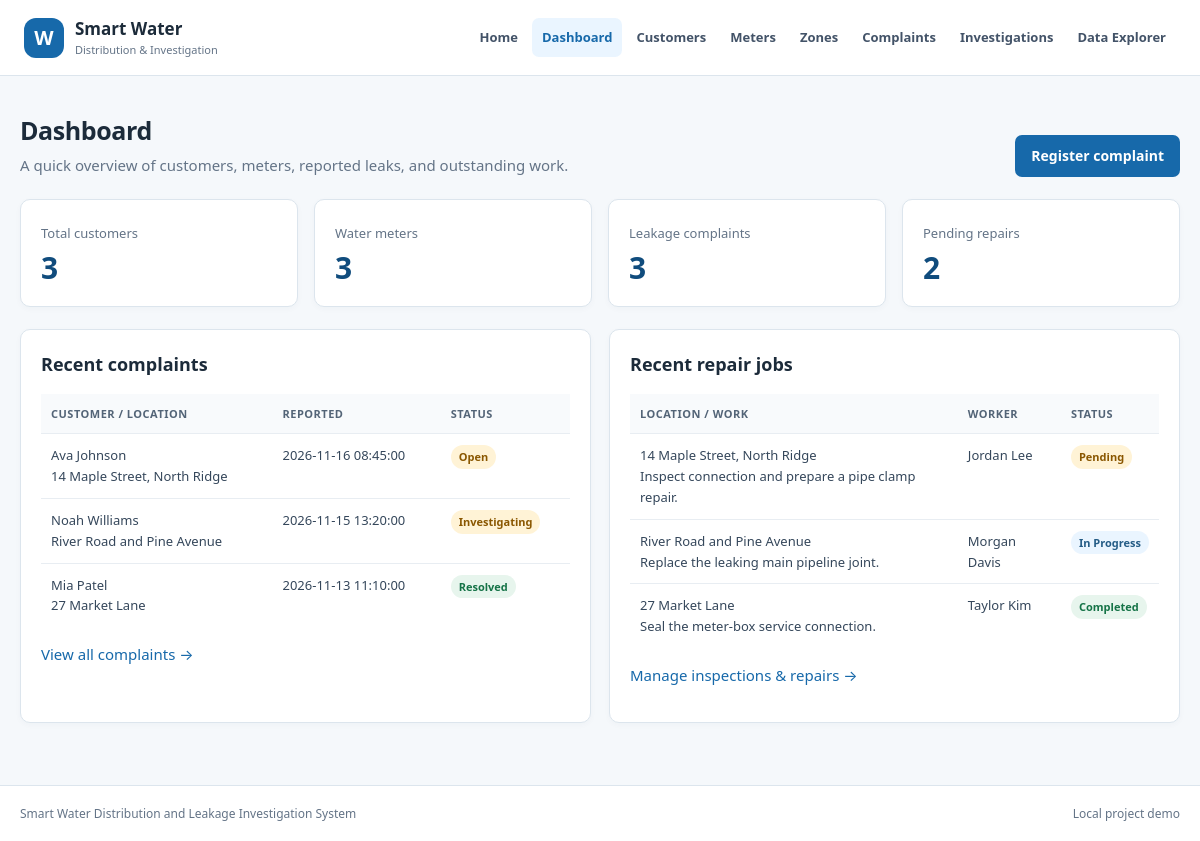
Page /dashboard.php on the committed database.
### tables this page shows
CREATE TABLE IF NOT EXISTS complaints (
    complaint_id INT UNSIGNED AUTO_INCREMENT PRIMARY KEY,
    customer_id INT UNSIGNED NOT NULL,
    zone_id INT UNSIGNED NULL,
    location VARCHAR(255) NOT NULL,
    description TEXT NOT NULL,
    status ENUM('Open', 'Investigating', 'Resolved', 'Closed') NOT NULL DEFAULT 'Open',
    reported_at TIMESTAMP NOT NULL DEFAULT CURRENT_TIMESTAMP,
    CONSTRAINT fk_complaints_customer FOREIGN KEY (customer_id) REFERENCES customers(customer_id)
        ON UPDATE CASCADE ON DELETE CASCADE,
    CONSTRAINT fk_complaints_zone FOREIGN KEY (zone_id) REFERENCES zones(zone_id)
        ON UPDATE CASCADE ON DELETE SET NULL
);

CREATE TABLE IF NOT EXISTS customers (
    customer_id INT UNSIGNED AUTO_INCREMENT PRIMARY KEY,
    full_name VARCHAR(120) NOT NULL,
    email VARCHAR(150) NOT NULL DEFAULT '',
    phone VARCHAR(30) NOT NULL,
    address VARCHAR(255) NOT NULL,
    zone_id INT UNSIGNED NULL,
    created_at TIMESTAMP NOT NULL DEFAULT CURRENT_TIMESTAMP,
    CONSTRAINT fk_customers_zone FOREIGN KEY (zone_id) REFERENCES zones(zone_id)
        ON UPDATE CASCADE ON DELETE SET NULL
);

CREATE TABLE IF NOT EXISTS repair_activities (
    repair_id INT UNSIGNED AUTO_INCREMENT PRIMARY KEY,
    inspection_id INT UNSIGNED NOT NULL,
    worker_name VARCHAR(120) NOT NULL,
    job_description TEXT NOT NULL,
    assigned_at DATETIME NOT NULL DEFAULT CURRENT_TIMESTAMP,
    completed_at DATETIME NULL,
    status ENUM('Pending', 'In Progress', 'Completed') NOT NULL DEFAULT 'Pending',
    notes TEXT NULL,
    CONSTRAINT fk_repairs_inspection FOREIGN KEY (inspection_id) REFERENCES inspections(inspection_id)
        ON UPDATE CASCADE ON DELETE CASCADE
);

### includes/app.php (called while the page is built, shortened)
<?php
function h(string|int|float|null $value): string
{
    return htmlspecialchars((string) $value, ENT_QUOTES, 'UTF-8');
}

### dashboard.php (the view, shortened to what this page needs)
<?php
require_once __DIR__ . '/includes/app.php';
$counts = [
    'customers' => (int) $pdo->query('SELECT COUNT(*) FROM customers')->fetchColumn(),
    'meters' => (int) $pdo->query('SELECT COUNT(*) FROM meters')->fetchColumn(),
    'complaints' => (int) $pdo->query('SELECT COUNT(*) FROM complaints')->fetchColumn(),
    'repairs' => (int) $pdo->query("SELECT COUNT(*) FROM repair_activities WHERE status <> 'Completed'")->fetchColumn(),
];
$recentComplaints = $pdo->query('SELECT cp.complaint_id, cp.location, cp.status, cp.reported_at, c.full_name FROM complaints cp JOIN customers c ON c.customer_id = cp.customer_id ORDER BY cp.reported_at DESC LIMIT 6')->fetchAll();
$recentRepairs = $pdo->query("SELECT r.repair_id, r.worker_name, r.job_description, r.status, cp.location FROM repair_activities r JOIN inspections i ON i.inspection_id = r.inspection_id JOIN complaints cp ON cp.complaint_id = i.complaint_id ORDER BY r.assigned_at DESC LIMIT 6")->fetchAll();
include __DIR__ . '/includes/header.php';
?>
<div class="page-heading"><div><h1>Dashboard</h1><p>A quick overview of customers, meters, reported leaks, and outstanding work.</p></div><a class="button" href="complaints.php">Register complaint</a></div>
<section class="stats-grid" aria-label="System totals">
    <article class="stat-card"><span>Total customers</span><strong><?= h($counts['customers']) ?></strong></article>
    <article class="stat-card"><span>Water meters</span><strong><?= h($counts['meters']) ?></strong></article>
    <article class="stat-card"><span>Leakage complaints</span><strong><?= h($counts['complaints']) ?></strong></article>
    <article class="stat-card"><span>Pending repairs</span><strong><?= h($counts['repairs']) ?></strong></article>
</section>
<div class="dashboard-grid">
    <section class="panel"><h2>Recent complaints</h2><?php if (!$recentComplaints): ?><p class="empty">No complaints recorded yet.</p><?php else: ?><div class="table-wrap"><table><thead><tr><th>Customer / location</th><th>Reported</th><th>Status</th></tr></thead><tbody><?php foreach ($recentComplaints as $complaint): ?><tr><td><?= h($complaint['full_name']) ?><br><?= h($complaint['location']) ?></td><td><?= h($complaint['reported_at']) ?></td><td><span class="badge <?= strtolower(h($complaint['status'])) ?>"><?= h($complaint['status']) ?></span></td></tr><?php endforeach; ?></tbody></table></div><?php endif; ?><p><a href="complaints.php">View all complaints &rarr;</a></p></section>
    <section class="panel"><h2>Recent repair jobs</h2><?php if (!$recentRepairs): ?><p class="empty">No repair jobs assigned yet.</p><?php else: ?><div class="table-wrap"><table><thead><tr><th>Location / work</th><th>Worker</th><th>Status</th></tr></thead><tbody><?php foreach ($recentRepairs as $repair): ?><tr><td><?= h($repair['location']) ?><br><?= h($repair['job_description']) ?></td><td><?= h($repair['worker_name']) ?></td><td><span class="badge <?= strtolower(str_replace(' ', '-', h($repair['status']))) ?>"><?= h($repair['status']) ?></span></td></tr><?php endforeach; ?></tbody></table></div><?php endif; ?><p><a href="investigations.php">Manage inspections &amp; repairs &rarr;</a></p></section>
</div>
<?php include __DIR__ . '/includes/footer.php'; ?>

### assets/style.css (style rules this page uses)
:root { --blue: #1769aa; --blue-dark: #104c7d; --blue-light: #eaf5ff; --ink: #1c2b3a; --muted: #647487; --line: #dce5ed; --surface: #ffffff; --background: #f5f8fb; --green: #157347; --red: #b42318; }
* { box-sizing: border-box; }
body { margin: 0; color: var(--ink); background: var(--background); font: 15px/1.6 system-ui, -apple-system, "Segoe UI", sans-serif; }
a { color: var(--blue); text-decoration: none; }
.button, button.button { display: inline-block; border: 0; border-radius: 7px; padding: 10px 16px; color: #fff; background: var(--blue); font: inherit; font-size: 14px; font-weight: 700; cursor: pointer; }
.content-section h2, .page-heading h1 { margin: 0 0 18px; font-size: 25px; letter-spacing: -.4px; }
.feature-card, .panel, .stat-card { border: 1px solid var(--line); border-radius: 10px; background: var(--surface); box-shadow: 0 2px 6px rgba(27, 55, 80, .03); }
.page-heading { display: flex; justify-content: space-between; align-items: flex-end; gap: 16px; margin: 34px 0 22px; }
.page-heading h1 { margin-bottom: 3px; }
.page-heading p { margin: 0; color: var(--muted); }
.stats-grid { display: grid; grid-template-columns: repeat(4, 1fr); gap: 16px; margin-bottom: 22px; }
.stat-card { padding: 20px; }
.stat-card span { color: var(--muted); font-size: 13px; }
.stat-card strong { display: block; margin-top: 6px; color: var(--blue-dark); font-size: 30px; line-height: 1.2; }
.dashboard-grid { display: grid; grid-template-columns: 1fr 1fr; gap: 18px; }
.panel { margin-bottom: 20px; padding: 20px; }
.panel h2 { margin: 0 0 15px; font-size: 18px; }
.table-wrap { width: 100%; overflow-x: auto; }
table { width: 100%; border-collapse: collapse; text-align: left; font-size: 13px; }
th, td { padding: 11px 10px; border-bottom: 1px solid #e8edf2; vertical-align: top; }
th { color: #536477; background: #f8fafc; font-size: 11px; text-transform: uppercase; letter-spacing: .5px; white-space: nowrap; }
td { color: #35475b; }
tr:last-child td { border-bottom: 0; }
.badge { display: inline-block; padding: 3px 8px; border-radius: 20px; color: #245c86; background: var(--blue-light); font-size: 11px; font-weight: 700; white-space: nowrap; }
.badge.done, .badge.resolved, .badge.completed { color: var(--green); background: #e7f5ed; }
.badge.pending, .badge.open, .badge.assigned, .badge.investigating { color: #8a5700; background: #fff3d6; }

### rows in the picture
complaints: customer.full_name "Ava Johnson", location "14 Maple Street, North Ridge", reported_at "2026-11-16 08:45:00", status "Open"
complaints: customer.full_name "Noah Williams", location "River Road and Pine Avenue", reported_at "2026-11-15 13:20:00", status "Investigating"
complaints: customer.full_name "Mia Patel", location "27 Market Lane", reported_at "2026-11-13 11:10:00", status "Resolved"
repair_activities: complaints.location "14 Maple Street, North Ridge", job_description "Inspect connection and prepare a pipe clamp repair.", worker_name "Jordan Lee", status "Pending"
repair_activities: complaints.location "River Road and Pine Avenue", job_description "Replace the leaking main pipeline joint.", worker_name "Morgan Davis", status "In Progress"
repair_activities: complaints.location "27 Market Lane", job_description "Seal the meter-box service connection.", worker_name "Taylor Kim", status "Completed"

### other values in the picture
$counts['customers'] "3"
$counts['meters'] "3"
$counts['complaints'] "3"
$counts['repairs'] "2"
